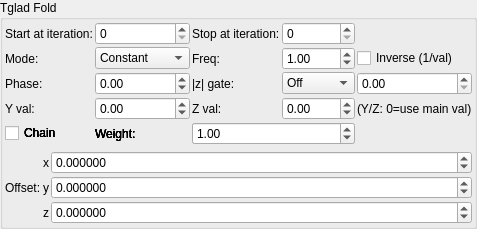
    <widget class="QGroupBox" name="groupBox">
     <property name="title">
      <string>Tglad Fold</string>
     </property>
     <layout class="QVBoxLayout" name="verticalLayout_3">
      <property name="leftMargin">
       <number>2</number>
      </property>
      <property name="topMargin">
       <number>2</number>
      </property>
      <property name="rightMargin">
       <number>2</number>
      </property>
      <property name="bottomMargin">
       <number>2</number>
      </property>
      <item>
       <layout class="QGridLayout" name="gridLayout_79">
        <property name="spacing">
         <number>2</number>
        </property>
        <item row="0" column="3">
         <widget class="MySpinBox" name="spinboxInt_transf_multiplier_stop_iter_1">
          <property name="sizePolicy">
           <sizepolicy hsizetype="Preferred" vsizetype="Maximum">
            <horstretch>0</horstretch>
            <verstretch>0</verstretch>
           </sizepolicy>
          </property>
          <property name="maximum">
           <number>999</number>
          </property>
         </widget>
        </item>
      <item row="1" column="0">
       <widget class="QLabel"><property name="text"><string>Mode:</string></property></widget>
      </item>
      <item row="1" column="1">
       <widget class="MyComboBox" name="comboBox_transf_multiplier_value_mode_1">
        <item><property name="text"><string notr="true">Constant</string></property></item>
        <item><property name="text"><string notr="true">Sine</string></property></item>
        <item><property name="text"><string notr="true">Ramp</string></property></item>
        <item><property name="text"><string notr="true">Exponential</string></property></item>
        <item><property name="text"><string notr="true">Triangle</string></property></item>
        <item><property name="text"><string notr="true">Square</string></property></item>
        <item><property name="text"><string notr="true">Smoothstep</string></property></item>
        <item><property name="text"><string notr="true">Noise</string></property></item>
        <item><property name="text"><string notr="true">Ping-pong</string></property></item>
        <item><property name="text"><string notr="true">Stepped</string></property></item>
       </widget>
      </item>
      <item row="1" column="2">
       <widget class="QLabel"><property name="text"><string>Freq:</string></property></widget>
      </item>
      <item row="1" column="3">
       <widget class="MyDoubleSpinBox" name="spinbox_transf_multiplier_frequency_1">
        <property name="minimum"><double>0.01</double></property><property name="maximum"><double>100.0</double></property>
        <property name="singleStep"><double>0.1</double></property><property name="value"><double>1.0</double></property>
       </widget>
      </item>
      <item row="1" column="4" colspan="2">
       <widget class="MyCheckBox" name="checkBox_transf_multiplier_inverse_1">
        <property name="text"><string>Inverse (1/val)</string></property>
       </widget>
      </item>
      <item row="2" column="0">
       <widget class="QLabel"><property name="text"><string>Phase:</string></property></widget>
      </item>
      <item row="2" column="1">
       <widget class="MyDoubleSpinBox" name="spinbox_transf_multiplier_phase_1">
        <property name="minimum"><double>-10.0</double></property><property name="maximum"><double>10.0</double></property>
        <property name="singleStep"><double>0.1</double></property><property name="value"><double>0.0</double></property>
       </widget>
      </item>
      <item row="2" column="2">
       <widget class="QLabel"><property name="text"><string>|z| gate:</string></property></widget>
      </item>
      <item row="2" column="3">
       <widget class="MyComboBox" name="comboBox_transf_multiplier_threshold_mode_1">
        <item><property name="text"><string notr="true">Off</string></property></item>
        <item><property name="text"><string notr="true">&gt; thresh</string></property></item>
        <item><property name="text"><string notr="true">&lt; thresh</string></property></item>
       </widget>
      </item>
      <item row="2" column="4" colspan="2">
       <widget class="MyDoubleSpinBox" name="spinbox_transf_multiplier_threshold_1">
        <property name="minimum"><double>0.0</double></property><property name="maximum"><double>1000.0</double></property>
        <property name="singleStep"><double>0.1</double></property><property name="value"><double>0.0</double></property>
       </widget>
      </item>
      <item row="3" column="0">
       <widget class="QLabel"><property name="text"><string>Y val:</string></property></widget>
      </item>
      <item row="3" column="1">
       <widget class="MyDoubleSpinBox" name="spinbox_transf_multiplier_scale_y_1">
        <property name="minimum"><double>-100.0</double></property><property name="maximum"><double>100.0</double></property>
        <property name="singleStep"><double>0.01</double></property><property name="value"><double>0.0</double></property>
       </widget>
      </item>
      <item row="3" column="2">
       <widget class="QLabel"><property name="text"><string>Z val:</string></property></widget>
      </item>
      <item row="3" column="3">
       <widget class="MyDoubleSpinBox" name="spinbox_transf_multiplier_scale_z_1">
        <property name="minimum"><double>-100.0</double></property><property name="maximum"><double>100.0</double></property>
        <property name="singleStep"><double>0.01</double></property><property name="value"><double>0.0</double></property>
       </widget>
      </item>
      <item row="3" column="4" colspan="2">
       <widget class="QLabel"><property name="text"><string notr="true">(Y/Z: 0=use main val)</string></property></widget>
      </item>
      <item row="4" column="0">
       <widget class="MyCheckBox" name="checkBox_transf_multiplier_chain_5">
        <property name="text"><string>Chain</string></property>
       </widget>
      </item>
      <item row="4" column="1">
       <widget class="QLabel"><property name="text"><string>Weight:</string></property></widget>
      </item>
      <item row="4" column="2" colspan="2">
       <widget class="MyDoubleSpinBox" name="spinbox_transf_multiplier_weight_5">
        <property name="minimum"><double>0.0</double></property><property name="maximum"><double>10.0</double></property>
        <property name="singleStep"><double>0.1</double></property><property name="value"><double>1.0</double></property>
       </widget>
      </item>
      <item row="4" column="0">
       <widget class="MyCheckBox" name="checkBox_transf_multiplier_chain_4">
        <property name="text"><string>Chain</string></property>
       </widget>
      </item>
      <item row="4" column="1">
       <widget class="QLabel"><property name="text"><string>Weight:</string></property></widget>
      </item>
      <item row="4" column="2" colspan="2">
       <widget class="MyDoubleSpinBox" name="spinbox_transf_multiplier_weight_4">
        <property name="minimum"><double>0.0</double></property><property name="maximum"><double>10.0</double></property>
        <property name="singleStep"><double>0.1</double></property><property name="value"><double>1.0</double></property>
       </widget>
      </item>
      <item row="4" column="0">
       <widget class="MyCheckBox" name="checkBox_transf_multiplier_chain_3">
        <property name="text"><string>Chain</string></property>
       </widget>
      </item>
      <item row="4" column="1">
       <widget class="QLabel"><property name="text"><string>Weight:</string></property></widget>
      </item>
      <item row="4" column="2" colspan="2">
       <widget class="MyDoubleSpinBox" name="spinbox_transf_multiplier_weight_3">
        <property name="minimum"><double>0.0</double></property><property name="maximum"><double>10.0</double></property>
        <property name="singleStep"><double>0.1</double></property><property name="value"><double>1.0</double></property>
       </widget>
      </item>
      <item row="4" column="0">
       <widget class="MyCheckBox" name="checkBox_transf_multiplier_chain_2">
        <property name="text"><string>Chain</string></property>
       </widget>
      </item>
      <item row="4" column="1">
       <widget class="QLabel"><property name="text"><string>Weight:</string></property></widget>
      </item>
      <item row="4" column="2" colspan="2">
       <widget class="MyDoubleSpinBox" name="spinbox_transf_multiplier_weight_2">
        <property name="minimum"><double>0.0</double></property><property name="maximum"><double>10.0</double></property>
        <property name="singleStep"><double>0.1</double></property><property name="value"><double>1.0</double></property>
       </widget>
      </item>
      <item row="4" column="0">
       <widget class="MyCheckBox" name="checkBox_transf_multiplier_chain_1">
        <property name="text"><string>Chain</string></property>
       </widget>
      </item>
      <item row="4" column="1">
       <widget class="QLabel"><property name="text"><string>Weight:</string></property></widget>
      </item>
      <item row="4" column="2" colspan="2">
       <widget class="MyDoubleSpinBox" name="spinbox_transf_multiplier_weight_1">
        <property name="minimum"><double>0.0</double></property><property name="maximum"><double>10.0</double></property>
        <property name="singleStep"><double>0.1</double></property><property name="value"><double>1.0</double></property>
       </widget>
      </item>
        <item row="0" column="1">
         <widget class="MySpinBox" name="spinboxInt_transf_multiplier_start_iter_1">
          <property name="sizePolicy">
           <sizepolicy hsizetype="Minimum" vsizetype="Maximum">
            <horstretch>0</horstretch>
            <verstretch>0</verstretch>
           </sizepolicy>
          </property>
          <property name="minimum">
           <number>0</number>
          </property>
          <property name="maximum">
           <number>999</number>
          </property>
          <property name="value">
           <number>0</number>
          </property>
         </widget>
        </item>
        <item row="0" column="0">
         <widget class="QLabel" name="label_71">
          <property name="text">
           <string>Start at iteration:</string>
          </property>
         </widget>
        </item>
        <item row="0" column="2">
         <widget class="QLabel" name="label_51">
          <property name="text">
           <string>Stop at iteration:</string>
          </property>
         </widget>
        </item>
       </layout>
      </item>
      <item>
       <layout class="QGridLayout" name="gridLayout_64" columnstretch="0,0,0,1">
        <property name="spacing">
         <number>2</number>
        </property>
        <item row="3" column="2">
         <widget class="QLabel" name="label_124">
          <property name="text">
           <string notr="true">z</string>
          </property>
         </widget>
        </item>
        <item row="1" column="2">
         <widget class="QLabel" name="label_123">
          <property name="text">
           <string notr="true">x</string>
          </property>
         </widget>
        </item>
        <item row="1" column="3">
         <widget class="MyDoubleSpinBox" name="spinbox3_transf_addition_constant_111_x">
          <property name="sizePolicy">
           <sizepolicy hsizetype="Minimum" vsizetype="Maximum">
            <horstretch>0</horstretch>
            <verstretch>0</verstretch>
           </sizepolicy>
          </property>
          <property name="prefix">
           <string/>
          </property>
          <property name="decimals">
           <number>6</number>
          </property>
          <property name="minimum">
           <double>-99.989999999999995</double>
          </property>
          <property name="singleStep">
           <double>0.100000000000000</double>
          </property>
         </widget>
        </item>
        <item row="2" column="3">
         <widget class="MyDoubleSpinBox" name="spinbox3_transf_addition_constant_111_y">
          <property name="sizePolicy">
           <sizepolicy hsizetype="Minimum" vsizetype="Maximum">
            <horstretch>0</horstretch>
            <verstretch>0</verstretch>
           </sizepolicy>
          </property>
          <property name="decimals">
           <number>6</number>
          </property>
          <property name="minimum">
           <double>-99.989999999999995</double>
          </property>
          <property name="maximum">
           <double>99.989999999999995</double>
          </property>
          <property name="singleStep">
           <double>0.100000000000000</double>
          </property>
         </widget>
        </item>
        <item row="2" column="2">
         <widget class="QLabel" name="label_122">
          <property name="text">
           <string notr="true">y</string>
          </property>
         </widget>
        </item>
        <item row="3" column="3">
         <widget class="MyDoubleSpinBox" name="spinbox3_transf_addition_constant_111_z">
          <property name="sizePolicy">
           <sizepolicy hsizetype="Minimum" vsizetype="Maximum">
            <horstretch>0</horstretch>
            <verstretch>0</verstretch>
           </sizepolicy>
          </property>
          <property name="decimals">
           <number>6</number>
          </property>
          <property name="minimum">
           <double>-99.989999999999995</double>
          </property>
          <property name="maximum">
           <double>99.989999999999995</double>
          </property>
          <property name="singleStep">
           <double>0.100000000000000</double>
          </property>
         </widget>
        </item>
        <item row="2" column="1">
         <widget class="QLabel" name="label_257">
          <property name="text">
           <string>Offset:</string>
          </property>
         </widget>
        </item>
       </layout>
      </item>
     </layout>
    </widget>
